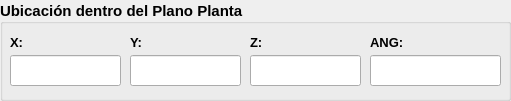
  <widget class="QGroupBox" name="groupBox">
   <property name="geometry">
    <rect>
     <x>20</x>
     <y>430</y>
     <width>511</width>
     <height>101</height>
    </rect>
   </property>
   <property name="font">
    <font>
     <pointsize>11</pointsize>
     <weight>75</weight>
     <bold>true</bold>
    </font>
   </property>
   <property name="title">
    <string>Ubicación dentro del Plano Planta:</string>
   </property>
   <property name="alignment">
    <set>Qt::AlignLeading|Qt::AlignLeft|Qt::AlignVCenter</set>
   </property>
   <widget class="QLineEdit" name="inputSecuencia">
    <property name="geometry">
     <rect>
      <x>370</x>
      <y>55</y>
      <width>131</width>
      <height>31</height>
     </rect>
    </property>
    <property name="font">
     <font>
      <pointsize>12</pointsize>
     </font>
    </property>
    <property name="maxLength">
     <number>11</number>
    </property>
   </widget>
   <widget class="QLabel" name="label_horaIngreso_8">
    <property name="geometry">
     <rect>
      <x>370</x>
      <y>30</y>
      <width>121</width>
      <height>25</height>
     </rect>
    </property>
    <property name="text">
     <string>&lt;html&gt;&lt;head/&gt;&lt;body&gt;&lt;p&gt;&lt;span style=&quot; font-size:10pt; font-weight:600;&quot;&gt;ANG:&lt;/span&gt;&lt;/p&gt;&lt;/body&gt;&lt;/html&gt;</string>
    </property>
   </widget>
   <widget class="QLabel" name="label_motivoVisita_2">
    <property name="geometry">
     <rect>
      <x>250</x>
      <y>30</y>
      <width>111</width>
      <height>25</height>
     </rect>
    </property>
    <property name="text">
     <string>&lt;html&gt;&lt;head/&gt;&lt;body&gt;&lt;p&gt;&lt;span style=&quot; font-size:10pt; font-weight:600;&quot;&gt;Z:&lt;/span&gt;&lt;/p&gt;&lt;/body&gt;&lt;/html&gt;</string>
    </property>
   </widget>
   <widget class="QLabel" name="label_horaSalida_2">
    <property name="geometry">
     <rect>
      <x>130</x>
      <y>30</y>
      <width>81</width>
      <height>25</height>
     </rect>
    </property>
    <property name="text">
     <string>&lt;html&gt;&lt;head/&gt;&lt;body&gt;&lt;p&gt;&lt;span style=&quot; font-size:10pt; font-weight:600;&quot;&gt;Y:&lt;/span&gt;&lt;/p&gt;&lt;/body&gt;&lt;/html&gt;</string>
    </property>
   </widget>
   <widget class="QLineEdit" name="inputX">
    <property name="geometry">
     <rect>
      <x>10</x>
      <y>55</y>
      <width>111</width>
      <height>31</height>
     </rect>
    </property>
    <property name="font">
     <font>
      <pointsize>12</pointsize>
     </font>
    </property>
    <property name="maxLength">
     <number>14</number>
    </property>
   </widget>
   <widget class="QLineEdit" name="inputY">
    <property name="geometry">
     <rect>
      <x>130</x>
      <y>55</y>
      <width>111</width>
      <height>31</height>
     </rect>
    </property>
    <property name="font">
     <font>
      <pointsize>12</pointsize>
     </font>
    </property>
    <property name="maxLength">
     <number>14</number>
    </property>
   </widget>
   <widget class="QLineEdit" name="inputZ">
    <property name="geometry">
     <rect>
      <x>250</x>
      <y>55</y>
      <width>111</width>
      <height>31</height>
     </rect>
    </property>
    <property name="font">
     <font>
      <pointsize>12</pointsize>
     </font>
    </property>
    <property name="maxLength">
     <number>14</number>
    </property>
   </widget>
   <widget class="QLabel" name="label_horaIngreso_2">
    <property name="geometry">
     <rect>
      <x>10</x>
      <y>30</y>
      <width>71</width>
      <height>25</height>
     </rect>
    </property>
    <property name="text">
     <string>&lt;html&gt;&lt;head/&gt;&lt;body&gt;&lt;p&gt;&lt;span style=&quot; font-size:10pt; font-weight:600;&quot;&gt;X:&lt;/span&gt;&lt;/p&gt;&lt;/body&gt;&lt;/html&gt;</string>
    </property>
   </widget>
  </widget>
